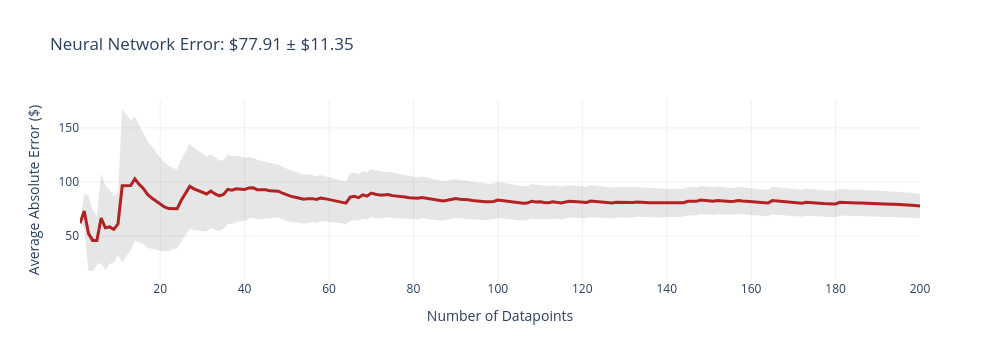
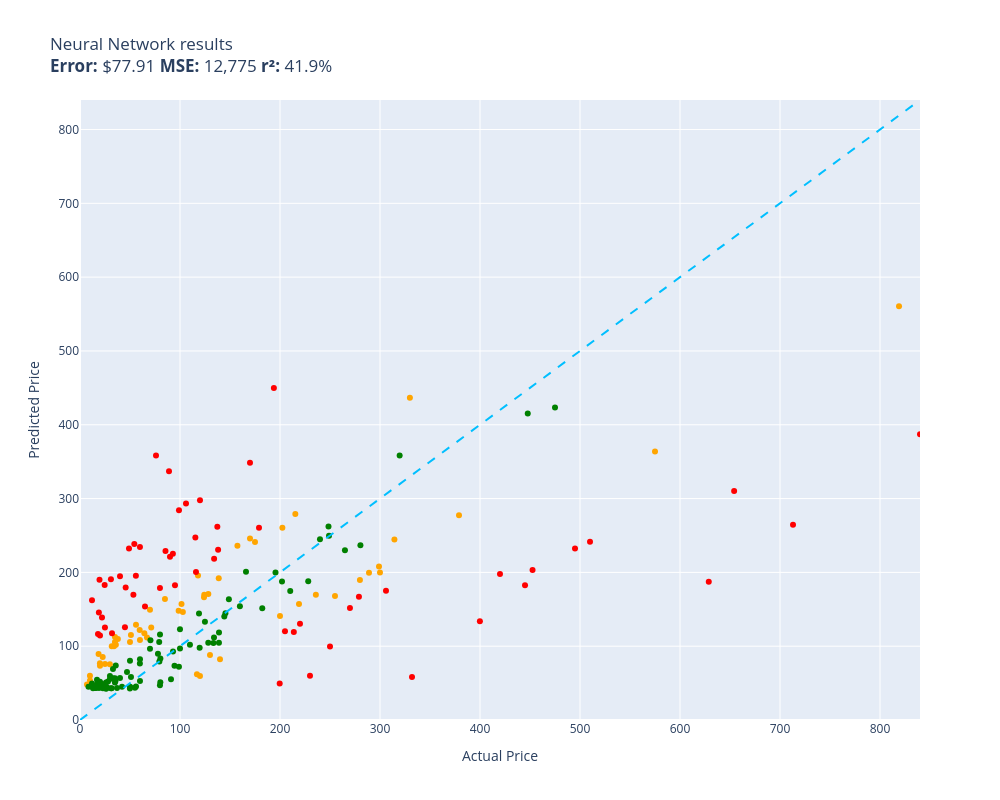

The notebook cell these images were saved under, in order:
### Code cell
evaluate(neural_network, test)

### Figure 1 — Plotly figure (JSON) as saved in the notebook; plotly's stock layout.template omitted (floating-point values rounded to 4 significant figures; data arrays with more than 128 entries replaced by an {"elided": "..."} marker saying what was removed)
{"data": [{"fill": "toself", "fillcolor": "rgba(128,128,128,0.2)", "hoverinfo": "skip", "line": {"color": "rgba(255,255,255,0)"}, "name": "95% CI", "showlegend": false, "type": "scatter", "x": {"elided": "400 int values"}, "y": {"elided": "400 float values"}}, {"customdata": {"elided": "200x1 float values"}, "hovertemplate": "n=%{x}<br>Avg Error=$%{y:,.2f}<br>±95% CI=$%{customdata[0]:,.2f}<extra></extra>", "line": {"color": "firebrick", "width": 3}, "mode": "lines", "name": "Cumulative Avg Error", "type": "scatter", "x": {"elided": "200 int values"}, "y": {"elided": "200 float values"}}], "layout": {"height": 360, "showlegend": false, "title": {"text": "Neural Network Error: $77.91 ± $11.35"}, "width": 1000, "xaxis": {"title": {"text": "Number of Datapoints"}}, "yaxis": {"title": {"text": "Average Absolute Error ($)"}}}}

### Figure 2 — Plotly figure (JSON) as saved in the notebook; plotly's stock layout.template omitted (floating-point values rounded to 4 significant figures)
{"data": [{"customdata": [["Old Blood Noise Excess V2 Distortion Cho...\nGuess=$157.15 Actual=$219.00"], ["Stand for Raven Pro Document Scanner - P...\nGuess=$75.70 Actual=$29.85"], ["ACDelco GM Original Equipment FW339 Fron...\nGuess=$279.15 Actual=$215.33"], ["Pump Head TBVECHI 175PSI 4KW 5.5HP 21CFM...\nGuess=$436.69 Actual=$329.90"], ["Metabo HPT 36V MultiVolt™ Cordless Rotar...\nGuess=$277.33 Actual=$379.00"], ["CORSAIR Dominator Platinum RGB 32GB (2x1...\nGuess=$166.46 Actual=$124.00"], ["HK SYSTEMS 13\" Heavy Duty Black \"Push\" O...\nGuess=$163.92 Actual=$84.95"], ["SKB iSeries 3i-13096-6KP Case for BlackM...\nGuess=$241.27 Actual=$174.99"], ["Aolemi Oil Rubbed Bronze Single Function...\nGuess=$147.85 Actual=$98.65"], ["10GBase-LR SFP+ Transceiver, Handar 10GB...\nGuess=$73.44 Actual=$19.99"], ["Canon EOS Rebel T7 Digital SLR Camera wi...\nGuess=$560.40 Actual=$819.00"], ["Evergreen HSHB2005 Cylinder Head Gasket ...\nGuess=$121.92 Actual=$59.69"], ["Southwire 120V/15A Right Angle User Atta...\nGuess=$109.67 Actual=$37.87"], ["Tidal Front + Rear Fender Flares 4PC Poc...\nGuess=$167.87 Actual=$254.99"], ["DALDED LED Light Kit for Lego Sonic Gree...\nGuess=$75.81 Actual=$24.99"], ["Baseball Backpacks Large 18 Inch Bookbag...\nGuess=$100.01 Actual=$31.77"], ["3D Tree Hole Branches 075 Stair Risers D...\nGuess=$88.01 Actual=$129.99"], ["Retevis RT68 Soft Earhook Walkie Talkie ...\nGuess=$48.08 Actual=$6.99"], ["Evan-Fischer Front Bumper Cover Compatib...\nGuess=$260.33 Actual=$202.38"], ["Sumerain S1339CM Double Handle Widesprea...\nGuess=$169.68 Actual=$235.86"], ["Trail Gear Twin Stick Kit for Top Shift ...\nGuess=$189.67 Actual=$279.92"], ["Beck/Arnley 0421945 Air Filter\nGuess=$101.96 Actual=$35.87"], ["Dell Optiplex 390 Desktop Computer i3 3....\nGuess=$169.73 Actual=$124.27"], ["IQShield Screen Protector Compatible wit...\nGuess=$60.11 Actual=$9.95"], ["Neporal Full Spectrum Light Bulb, 6000K ...\nGuess=$89.46 Actual=$18.59"], ["Pidoko Kids Train Table, Grey with 90 Pc...\nGuess=$59.67 Actual=$119.97"], ["LEGO Marvel Avengers War Machine Buster ...\nGuess=$108.55 Actual=$59.95"], ["LSSAGOON Backpack for Women Teen Kids Gi...\nGuess=$100.01 Actual=$33.99"], ["Grey Pneumatic 1311SD Impact Socket Set\nGuess=$235.97 Actual=$157.43"], ["Walker Exhaust Ultra EPA 16478 Direct Fi...\nGuess=$363.66 Actual=$574.99"], ["4pc Wheel Spacers Adapters 4\" (2inch Per...\nGuess=$61.98 Actual=$116.95"], ["LSI Broadcom SAS 9300-8i 8-port 12Gb/s S...\nGuess=$195.84 Actual=$118.00"], ["Mikrotik RB3011UIAS-RM RouterBOARD 10xGi...\nGuess=$207.92 Actual=$299.00"], ["AC Compressor & A/C Kit For BMW 335i 335...\nGuess=$244.59 Actual=$314.41"], ["DuraGo 29515020 Front Hub Assembly\nGuess=$170.69 Actual=$128.34"], ["Chalkboard Name Badges with Magnetic Bac...\nGuess=$76.86 Actual=$19.95"], ["Linkloos Solar Street Lights Outdoor Wat...\nGuess=$129.13 Actual=$55.99"], ["GENUINE VOLVO THERMOSTAT (3.0, 3.2) S60 ...\nGuess=$146.44 Actual=$102.85"], ["Universal Power Group 12V 100Ah Sealed L...\nGuess=$141.00 Actual=$199.99"], ["Amana Tool - SC587 Carbide Tipped 3-Wing...\nGuess=$125.42 Actual=$71.23"], ["Skullcandy Hesh Evo Bluetooth Headphones...\nGuess=$149.34 Actual=$69.99"], ["LCD Screen for Dell Inspiron 17R 17.3\" H...\nGuess=$117.59 Actual=$64.37"], ["StonKraft Brass Chess Board Game Set wit...\nGuess=$82.15 Actual=$140.00"], ["Audio Techinca ATW-T1002 System 10 Handh...\nGuess=$199.64 Actual=$289.00"], ["Replacement Remote Control fit for Sony ...\nGuess=$53.36 Actual=$9.99"], ["Star Wars Die-Cast Metal TITANIUM Series...\nGuess=$85.43 Actual=$22.70"], ["DuraGo BR5330 Front Vented Disc Brake Ro...\nGuess=$157.17 Actual=$101.51"], ["HP Laserjet 2100 Laser Printer W/Test Pr...\nGuess=$199.86 Actual=$299.98"], ["Viola Bow 4/4 Full Size Carbon Fiber (Bl...\nGuess=$105.77 Actual=$49.99"], ["KZ ZS10 Pro in Ear Monitor Headphone KZ ...\nGuess=$111.81 Actual=$66.99"], ["Jada Toys Ryan's World Combo Panda Airli...\nGuess=$105.69 Actual=$34.94"], ["Pyle 2x120 Watt Home Audio Speaker Power...\nGuess=$115.04 Actual=$50.92"], ["STICKGOO Peel and Stick Backsplash for K...\nGuess=$112.51 Actual=$34.99"], ["Garmin 010-12402-10 GT15M-TM Transom-Mou...\nGuess=$192.20 Actual=$138.74"], ["Xiaomi Redmi 10 2022 NFC 4G LTE (128GB +...\nGuess=$246.02 Actual=$169.99"]], "hovertemplate": "%{customdata[0]}<extra></extra>", "legendgroup": "orange", "marker": {"color": "orange", "size": 6, "symbol": "circle"}, "mode": "markers", "name": "orange", "orientation": "v", "showlegend": true, "type": "scatter", "x": [219.0, 29.85, 215.3, 329.9, 379.0, 124.0, 84.95, 175.0, 98.65, 19.99, 819.0, 59.69, 37.87, 255.0, 24.99, 31.77, 130.0, 6.99, 202.4, 235.9, 279.9, 35.87, 124.3, 9.95, 18.59, 120.0, 59.95, 33.99, 157.4, 575.0, 117.0, 118.0, 299.0, 314.4, 128.3, 19.95, 55.99, 102.8, 200.0, 71.23, 69.99, 64.37, 140.0, 289.0, 9.99, 22.7, 101.5, 300.0, 49.99, 66.99, 34.94, 50.92, 34.99, 138.7, 170.0], "xaxis": "x", "y": [157.2, 75.7, 279.1, 436.7, 277.3, 166.5, 163.9, 241.3, 147.9, 73.44, 560.4, 121.9, 109.7, 167.9, 75.81, 100.0, 88.01, 48.08, 260.3, 169.7, 189.7, 102.0, 169.7, 60.11, 89.46, 59.67, 108.6, 100.0, 236.0, 363.7, 61.98, 195.8, 207.9, 244.6, 170.7, 76.86, 129.1, 146.4, 141.0, 125.4, 149.3, 117.6, 82.15, 199.6, 53.36, 85.43, 157.2, 199.9, 105.8, 111.8, 105.7, 115.0, 112.5, 192.2, 246.0], "yaxis": "y"}, {"customdata": [["telpo Headlight Assembly Fit For 15 Camr...\nGuess=$200.62 Actual=$115.99"], ["RBC12-UPC Replacement Battery Cartridge ...\nGuess=$60.01 Actual=$229.99"], ["Bam France 2002XL Contoured Hightech Bla...\nGuess=$264.41 Actual=$713.00"], ["46mm Digital Pro High-Resolution Close-U...\nGuess=$114.49 Actual=$19.99"], ["Innovative Percussion CB-6 Chamois Bass ...\nGuess=$238.42 Actual=$54.32"], ["Bam Trekking 3027SB Single Black Clarine...\nGuess=$58.33 Actual=$332.00"], ["DEWALT 20V MAX* XR Impact Driver with Bl...\nGuess=$203.24 Actual=$452.53"], ["Mini PC, Kinupute Desktop Computer E3-12...\nGuess=$232.36 Actual=$495.00"], ["Deco Mount Pro Tripod Microphone Stand w...\nGuess=$234.26 Actual=$59.95"], ["Scranton & Co 3 Drawer Mobile File Cabin...\nGuess=$247.30 Actual=$115.35"], ["Task T24287 Roman Ogee Router Bit with 1...\nGuess=$195.36 Actual=$55.88"], ["Travelpro Platinum Elite Slim Business L...\nGuess=$119.18 Actual=$213.83"], ["JRready ST6313 DT Deutsch Connector Kit,...\nGuess=$49.62 Actual=$199.68"], ["15\" Locking Shower Head Extension Arm in...\nGuess=$178.85 Actual=$79.95"], ["Dakota Alert MURS Alert Probe Sensor - M...\nGuess=$130.38 Actual=$219.99"], ["152MM Hole Saws M42 Bi-Metal High Speed ...\nGuess=$116.44 Actual=$17.99"], ["Projector, CRAZVIEW Projector with WiFi ...\nGuess=$169.60 Actual=$53.40"], ["Diversitech WG840585 Motor, (Ddb) 1/3Hp,...\nGuess=$218.52 Actual=$134.12"], ["MC: Pindicator (Dual Intensity Amber)\nGuess=$194.87 Actual=$40.00"], ["Poison Spyder 10-08-020 Rocker Knocker\nGuess=$187.33 Actual=$628.76"], ["DIMARZIO 204284 DP 163FBK Blues Bucker G...\nGuess=$221.12 Actual=$89.99"], ["Lighted Triangle Mirror Cabinet Bathroom...\nGuess=$182.56 Actual=$445.00"], ["BESTILL Wall Mounted Shower Faucet Set, ...\nGuess=$358.34 Actual=$76.00"], ["Engine Thermostat, Replace 19301-PAA-306...\nGuess=$145.54 Actual=$18.89"], ["Satco S9596, 4 Count (Pack of 1), 4.18\nGuess=$162.19 Actual=$12.00"], ["Kingston Brass KS269SN Kingston Clawfoot...\nGuess=$175.23 Actual=$305.99"], ["EMART Photography C Stand with Boom Arm,...\nGuess=$297.72 Actual=$119.99"], ["KOHLER K-1185540-CP Assembly-Slider\nGuess=$179.36 Actual=$45.67"], ["Trim Kit for 2-handle Shower & Tub Valve...\nGuess=$182.50 Actual=$94.99"], ["Aeromotive 13304 Regulator, X1 Adjustabl...\nGuess=$151.76 Actual=$269.95"], ["Royal Designs, Inc. Decorative Abundant ...\nGuess=$125.38 Actual=$24.95"], ["Canon Sure Shot 90u 35mm Date Camera\nGuess=$133.79 Actual=$399.89"], ["Wilkinson LOW GAUSS Vintage Tone Strat S...\nGuess=$190.69 Actual=$30.93"], ["Ibanez M510OVS Acoustic Mandolin in Vint...\nGuess=$348.60 Actual=$169.99"], ["Berta (6 Pieces) 1-1/4 inch Overlay, 90 ...\nGuess=$183.03 Actual=$24.66"], ["CradlePoint Compact Broadband Router (CB...\nGuess=$336.85 Actual=$89.00"], ["Auertech Portable Washing Machine, 14lbs...\nGuess=$284.05 Actual=$98.99"], ["18 Inch White Undermount Kitchen Sink - ...\nGuess=$260.52 Actual=$179.00"], ["Evan Fischer Radiator Cooling Fan Assemb...\nGuess=$261.65 Actual=$137.34"], ["ECCPP Power Steering Pump for 2009-2010 ...\nGuess=$228.81 Actual=$85.48"], ["UPR Mach 1 Chin Spoiler Fits 94-98 Musta...\nGuess=$153.88 Actual=$64.99"], ["SP Air Corporation SP-8102BU 1/4-Inch He...\nGuess=$120.09 Actual=$204.99"], ["ASUS VY279HE-W 27” 1080P Monitor - White...\nGuess=$230.82 Actual=$138.10"], ["Music Hall pa15.3 MM/MC Phono Preamplifi...\nGuess=$99.55 Actual=$250.00"], ["Lorell Bell Chair Glide, 2.5\", Black\nGuess=$190.18 Actual=$19.50"], ["4 Inches Rolled Muffler Tip Catback Exha...\nGuess=$449.68 Actual=$193.88"], ["CTLAMP XL-2100 Professional Quality XL-2...\nGuess=$117.67 Actual=$32.00"], ["200 ' feet True 14 Gauge AWG CCA Speaker...\nGuess=$125.71 Actual=$44.95"], ["Competition Clutch Disc and Pressure Pla...\nGuess=$241.58 Actual=$510.00"], ["KUNFINE Android Radio CarPlay & Android ...\nGuess=$293.33 Actual=$106.00"], ["VIPMOTOZ Sequential Turn Signal Premium ...\nGuess=$166.91 Actual=$278.94"], ["A-Premium Front Suspension Steering Knuc...\nGuess=$232.33 Actual=$48.99"], ["Dell XPS 13 9343-2727SLV 13.3\" Full HD S...\nGuess=$387.19 Actual=$839.99"], ["Pacific Drums PDCM1618TTRB 16 x 18 Inche...\nGuess=$197.93 Actual=$419.99"], ["Blanco 230966 Valea Stainless Steel Sink...\nGuess=$225.40 Actual=$92.88"], ["Empava 24\" Single Wall Ovens 10 Cooking ...\nGuess=$310.39 Actual=$654.14"], ["VTech Strum and Jam Kidi Musical Guitar ...\nGuess=$138.90 Actual=$21.99"]], "hovertemplate": "%{customdata[0]}<extra></extra>", "legendgroup": "red", "marker": {"color": "red", "size": 6, "symbol": "circle"}, "mode": "markers", "name": "red", "orientation": "v", "showlegend": true, "type": "scatter", "x": [116.0, 230.0, 713.0, 19.99, 54.32, 332.0, 452.5, 495.0, 59.95, 115.3, 55.88, 213.8, 199.7, 79.95, 220.0, 17.99, 53.4, 134.1, 40.0, 628.8, 89.99, 445.0, 76.0, 18.89, 12.0, 306.0, 120.0, 45.67, 94.99, 269.9, 24.95, 399.9, 30.93, 170.0, 24.66, 89.0, 98.99, 179.0, 137.3, 85.48, 64.99, 205.0, 138.1, 250.0, 19.5, 193.9, 32.0, 44.95, 510.0, 106.0, 278.9, 48.99, 840.0, 420.0, 92.88, 654.1, 21.99], "xaxis": "x", "y": [200.6, 60.01, 264.4, 114.5, 238.4, 58.33, 203.2, 232.4, 234.3, 247.3, 195.4, 119.2, 49.62, 178.8, 130.4, 116.4, 169.6, 218.5, 194.9, 187.3, 221.1, 182.6, 358.3, 145.5, 162.2, 175.2, 297.7, 179.4, 182.5, 151.8, 125.4, 133.8, 190.7, 348.6, 183.0, 336.8, 284.0, 260.5, 261.7, 228.8, 153.9, 120.1, 230.8, 99.55, 190.2, 449.7, 117.7, 125.7, 241.6, 293.3, 166.9, 232.3, 387.2, 197.9, 225.4, 310.4, 138.9], "yaxis": "y"}, {"customdata": [["NewPower99 Battery Kit for Samsung Galax...\nGuess=$43.72 Actual=$54.95"], ["EXMAX NG-10X Fresnel Lens Focusing Adapt...\nGuess=$96.51 Actual=$69.98"], ["SuppliesOutlet Compatible Toner Cartridg...\nGuess=$140.09 Actual=$144.29"], ["8544771 Dryer Heating Element, 279816 Th...\nGuess=$73.75 Actual=$35.74"], ["Panasonic KX-TG6511B DECT 6.0 PLUS Expan...\nGuess=$105.61 Actual=$79.20"], ["LOVE MEI Galaxy S10 Lite Case, Military ...\nGuess=$68.94 Actual=$32.98"], ["GJY Portable TV,10.6 inch Mini TV for AT...\nGuess=$79.10 Actual=$79.36"], ["LD Products Compatible Toner Cartridge R...\nGuess=$80.16 Actual=$49.98"], ["APS iBoard 6-inch Aluminum (Black Powder...\nGuess=$174.72 Actual=$210.23"], ["PEMP E65 E66 CDC Simulate Optical Fiber ...\nGuess=$144.42 Actual=$119.00"], ["Intermatic PX300 12V 300W Transformer wi...\nGuess=$111.87 Actual=$134.00"], ["June Garden 12\" Sweet Dolly Charlotte - ...\nGuess=$51.68 Actual=$19.99"], ["Clementoni 39132.5 Jigsaw Puzzle 1,000 P...\nGuess=$47.19 Actual=$79.95"], ["GanFindX Portable Car Hand Controls for ...\nGuess=$154.16 Actual=$159.90"], ["KOMPUTERBAY 4GB 2X 2GB DDR2 1066MHz PC2-...\nGuess=$51.14 Actual=$80.34"], ["Mylites+ Standard Comic Book Mylar Sleev...\nGuess=$56.43 Actual=$34.99"], ["Wenger City Upgrade Laptop Backpack with...\nGuess=$144.79 Actual=$145.42"], ["AUTOFREE LED Tail Lights Assembly Compat...\nGuess=$187.48 Actual=$201.99"], ["Adams Check Payment and Deposit Register...\nGuess=$52.92 Actual=$35.49"], ["KOHLER 18865-CP Filtered Water Faucet, P...\nGuess=$423.52 Actual=$475.00"], ["Fjallraven, Kanken Laptop 15\" Backpack f...\nGuess=$97.88 Actual=$119.65"], ["Laisomeke Waterproof Junction Box, Unive...\nGuess=$49.36 Actual=$11.99"], ["Webcem Solar Shed Light Outdoor Indoor, ...\nGuess=$89.78 Actual=$77.96"], ["Festool 492370 Platin 2 S1000 Grit 6-Inc...\nGuess=$55.13 Actual=$91.00"], ["Western Digital Enterprise RE4-GP 2TB SA...\nGuess=$101.81 Actual=$109.95"], ["VLAND LED Smoked Taillights Compatible F...\nGuess=$244.90 Actual=$239.99"], ["PM Auto Front Right Quick Complete Strut...\nGuess=$132.95 Actual=$124.94"], ["Tablet PC Cover Compatible with Lenovo T...\nGuess=$43.00 Actual=$31.61"], ["Miyaya@ Funny Animal Masks Collection fo...\nGuess=$54.60 Actual=$16.99"], ["Ultra Duster Canned Air Net 10 Oz 6-Pack\nGuess=$42.79 Actual=$49.90"], ["Liberty Imports 12 Pack: US Military Toy...\nGuess=$48.01 Actual=$16.98"], ["Ceramic Talavera Mexican Tile 4x4\", 9 Pi...\nGuess=$59.59 Actual=$29.95"], ["Marvel Legends Series X-Men 6-Inch Archa...\nGuess=$72.13 Actual=$98.95"], ["Intrepid International Dressage Letters-...\nGuess=$44.38 Actual=$26.99"], ["ANZO USA 111207 GMC SIERRA 99-06 / YUKON...\nGuess=$151.52 Actual=$182.28"], ["KUNN Small Electrician Tool Pouch Utilit...\nGuess=$48.62 Actual=$21.99"], ["iPhone 12/12 Pro Nicaragua Guardabarranc...\nGuess=$50.00 Actual=$19.97"], ["Replacement Remote Control for PANASONIC...\nGuess=$50.95 Actual=$34.95"], ["KS K-STORM Replacement Silicone Mushroom...\nGuess=$45.05 Actual=$8.50"], ["Pioneer 2AM401-BN Two Handle Kitchen Fau...\nGuess=$187.90 Actual=$228.22"], ["4LT LUMINETTE Vanity Opal GLS BSN\nGuess=$122.87 Actual=$99.99"], ["GE RPWF SmartWater Comparable Refrigerat...\nGuess=$43.23 Actual=$36.99"], ["Urth 62mm UV, Circular Polarizing (CPL),...\nGuess=$118.69 Actual=$139.00"], ["MGP Caliper Covers 39011SACURD Red Powde...\nGuess=$249.49 Actual=$249.00"], ["NewFantasia Replacement Audio Cable with...\nGuess=$43.12 Actual=$31.00"], ["MONOCARBON Forged Carbon Fiber Case for ...\nGuess=$52.75 Actual=$59.99"], ["MXR Carbon Copy Deluxe Analog Delay Guit...\nGuess=$199.82 Actual=$195.50"], ["USB Charger, CIVIE High Speed 60W Multip...\nGuess=$43.31 Actual=$15.99"], ["Pyle Wireless Rear View Backup Camera - ...\nGuess=$108.18 Actual=$70.45"], ["Cardone 84-58642 New HEI Electronic Dist...\nGuess=$200.89 Actual=$165.99"], ["Hp Pavilion P7-1257c Motherboard Aahd3-h...\nGuess=$76.63 Actual=$59.86"], ["Kastar Battery Pack Replacement for Sony...\nGuess=$45.27 Actual=$19.99"], ["New Replacement seat cover fits Yamaha M...\nGuess=$104.73 Actual=$138.95"], ["AZX Stylus Pencil for Apple iPad Pro 202...\nGuess=$55.62 Actual=$29.99"], ["Raspberry Pi 3 Model B+ Aluminum Case Me...\nGuess=$43.34 Actual=$14.99"], ["ROHL WSGUM3018WH Wire Sink Grids, White\nGuess=$104.65 Actual=$128.28"], ["Diversitech UC2436-3 Ultralite Condenser...\nGuess=$83.31 Actual=$80.39"], ["APS iBoard (304 Stainless Steel Polished...\nGuess=$229.98 Actual=$264.95"], ["200 Couples Conversation Cards - Enjoy B...\nGuess=$56.61 Actual=$32.97"], ["The Puppet Company - Carpet-Unicorn, Whi...\nGuess=$43.47 Actual=$19.00"], ["KYX Racing Hardened Steel Center Drive S...\nGuess=$64.87 Actual=$46.99"], ["Baumgartens Sicurix Blank PVC ID Cards (...\nGuess=$51.12 Actual=$19.11"], ["OEM Samsung Remote Control Shipped with ...\nGuess=$45.29 Actual=$56.00"], ["Venom Power Terra Hunter R/T+ R/T All-Te...\nGuess=$358.43 Actual=$319.65"], ["Custom Engagement Logo Desk Embosser Sea...\nGuess=$44.72 Actual=$49.95"], ["520 Pieces Christmas Envelope Seal Stick...\nGuess=$42.50 Actual=$25.99"], ["LD Compatible Ink Cartridge Replacement ...\nGuess=$45.15 Actual=$41.99"], ["BestPricedDecals Wine A BIT, You'll Feel...\nGuess=$43.14 Actual=$12.98"], ["VATOS 4 Packs Bubble Machine Gun for Kid...\nGuess=$43.04 Actual=$22.88"], ["Steering Wheel, Carbon Fiber Automotive ...\nGuess=$415.36 Actual=$447.74"], ["BXYJY for Samsung Galaxy Z Fold 3 Case w...\nGuess=$44.95 Actual=$49.99"], ["VONADO Space Wars Colonial Viper MK1 Bui...\nGuess=$56.86 Actual=$39.99"], ["Disney Princess Sparkling Princess Sleep...\nGuess=$43.74 Actual=$24.95"], ["sabermaster TCG Playmat yugioh playmat T...\nGuess=$45.02 Actual=$21.99"], ["Vinyl Soft Top Roll-up Adjustable Truck ...\nGuess=$163.47 Actual=$148.88"], ["Glovion Music Stand Light, Clip On Piano...\nGuess=$52.06 Actual=$27.99"], ["Samsung DA97-07603B Freezer Ice Maker As...\nGuess=$92.72 Actual=$93.02"], ["Intex River Run Connect Lounge (Four)\nGuess=$73.41 Actual=$94.49"], ["Think Gizmos Build Your Own Robot Toys f...\nGuess=$48.19 Actual=$24.95"], ["PowerSport Front Rear Brakes and Rotors ...\nGuess=$262.04 Actual=$248.51"], ["Targus CityGear Durable Backpack, Black,...\nGuess=$104.24 Actual=$133.43"], ["Fender Hendrix Voodoo Child Coiled Instr...\nGuess=$82.36 Actual=$59.99"], ["W11130208 W10695459 Refrigerator LED Mod...\nGuess=$43.10 Actual=$26.59"], ["Fitness Center Gym Room Weight Train Dua...\nGuess=$96.89 Actual=$99.99"], ["MonMount Triple Monitor Stand Freestandi...\nGuess=$115.70 Actual=$79.99"], ["For Volvo C70 S70 V70 V40 S40 AC Compres...\nGuess=$236.73 Actual=$280.41"], ["Refresh NSF-53 Premium Replacement Refri...\nGuess=$58.23 Actual=$50.99"], ["NICKSTON Red Sparkling Glitter Slim Band...\nGuess=$50.70 Actual=$25.99"]], "hovertemplate": "%{customdata[0]}<extra></extra>", "legendgroup": "green", "marker": {"color": "green", "size": 6, "symbol": "circle"}, "mode": "markers", "name": "green", "orientation": "v", "showlegend": true, "type": "scatter", "x": [54.95, 69.98, 144.3, 35.74, 79.2, 32.98, 79.36, 49.98, 210.2, 119.0, 134.0, 19.99, 79.95, 159.9, 80.34, 34.99, 145.4, 202.0, 35.49, 475.0, 119.7, 11.99, 77.96, 91.0, 110.0, 240.0, 124.9, 31.61, 16.99, 49.9, 16.98, 29.95, 98.95, 26.99, 182.3, 21.99, 19.97, 34.95, 8.5, 228.2, 99.99, 36.99, 139.0, 249.0, 31.0, 59.99, 195.5, 15.99, 70.45, 166.0, 59.86, 19.99, 138.9, 29.99, 14.99, 128.3, 80.39, 264.9, 32.97, 19.0, 46.99, 19.11, 56.0, 319.6, 49.95, 25.99, 41.99, 12.98, 22.88, 447.7, 49.99, 39.99, 24.95, 21.99, 148.9, 27.99, 93.02, 94.49, 24.95, 248.5, 133.4, 59.99, 26.59, 99.99, 79.99, 280.4, 50.99, 25.99], "xaxis": "x", "y": [43.72, 96.51, 140.1, 73.75, 105.6, 68.94, 79.1, 80.16, 174.7, 144.4, 111.9, 51.68, 47.19, 154.2, 51.14, 56.43, 144.8, 187.5, 52.92, 423.5, 97.88, 49.36, 89.78, 55.13, 101.8, 244.9, 133.0, 43.0, 54.6, 42.79, 48.01, 59.59, 72.13, 44.38, 151.5, 48.62, 50.0, 50.95, 45.05, 187.9, 122.9, 43.23, 118.7, 249.5, 43.12, 52.75, 199.8, 43.31, 108.2, 200.9, 76.63, 45.27, 104.7, 55.62, 43.34, 104.7, 83.31, 230.0, 56.61, 43.47, 64.87, 51.12, 45.29, 358.4, 44.72, 42.5, 45.15, 43.14, 43.04, 415.4, 44.95, 56.86, 43.74, 45.02, 163.5, 52.06, 92.72, 73.41, 48.19, 262.0, 104.2, 82.36, 43.1, 96.89, 115.7, 236.7, 58.23, 50.7], "yaxis": "y"}, {"hoverinfo": "skip", "line": {"color": "deepskyblue", "dash": "dash", "width": 2}, "mode": "lines", "name": "y = x", "showlegend": false, "type": "scatter", "x": [0, 840.0], "y": [0, 840.0]}], "layout": {"height": 800, "legend": {"title": {"text": "color"}, "tracegroupgap": 0}, "showlegend": false, "title": {"text": "Neural Network results<br><b>Error:</b> $77.91 <b>MSE:</b> 12,775 <b>r²:</b> 41.9%"}, "width": 1000, "xaxis": {"anchor": "y", "domain": [0, 1], "range": [0, 840.0], "title": {"text": "Actual Price"}}, "yaxis": {"anchor": "x", "domain": [0, 1], "range": [0, 840.0], "title": {"text": "Predicted Price"}}}}
